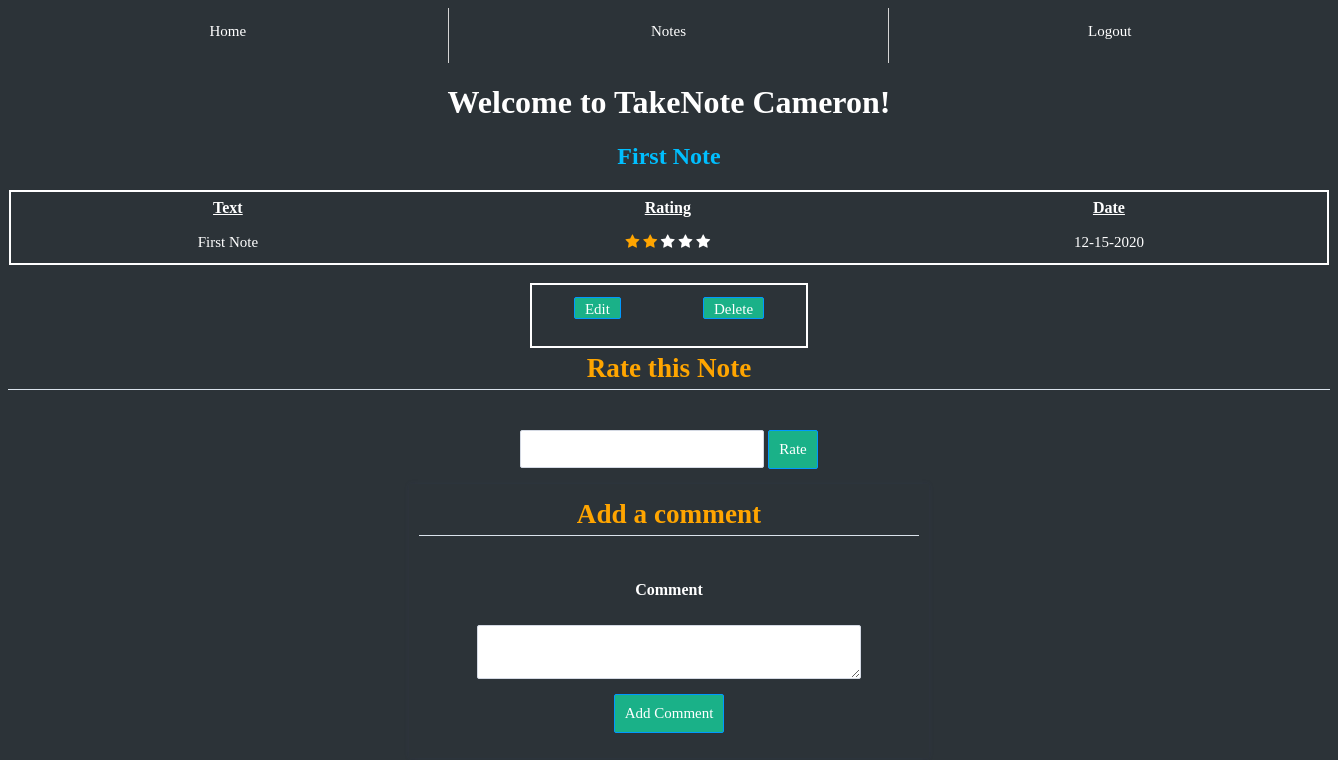
Before: /notes/1 (signed in) with the older database file.
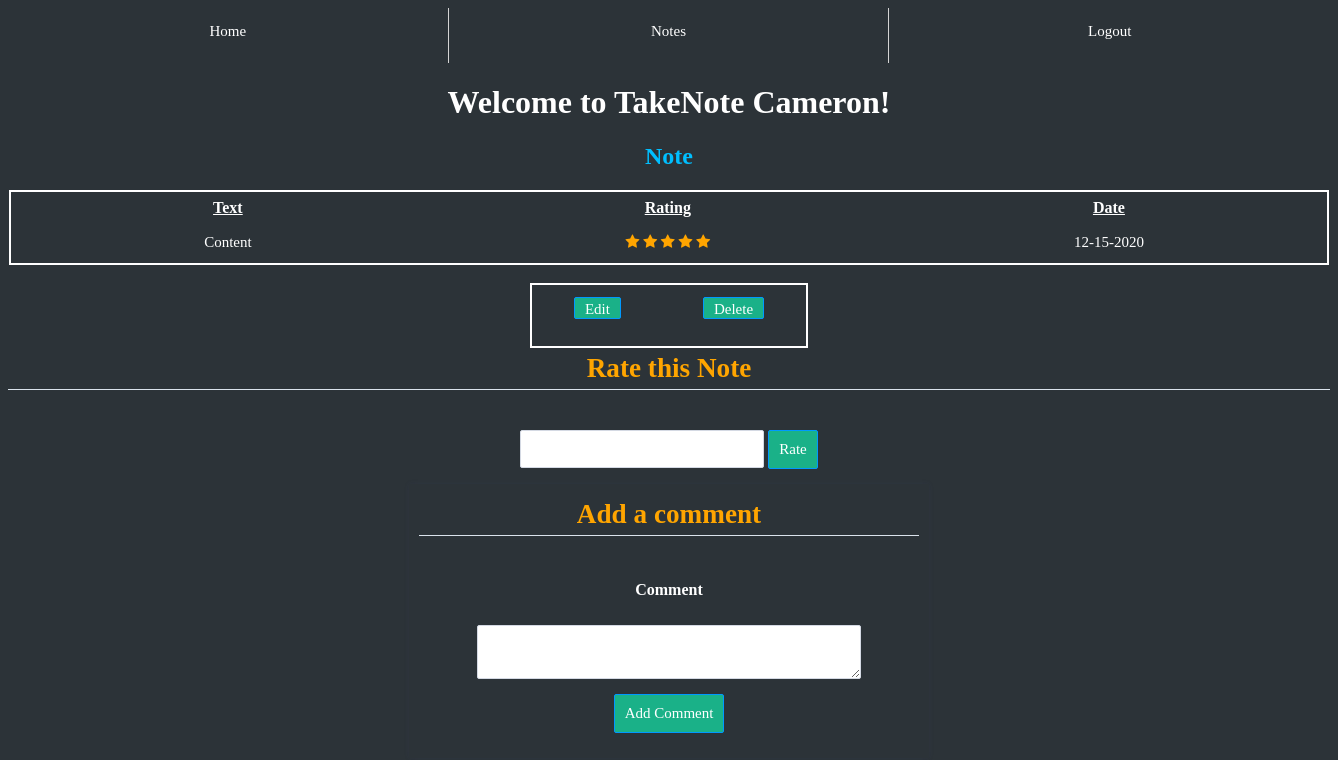
After: the same page with the newer database file.
### models.py (models this page shows, shortened)
class Note(db.Model):
    id = db.Column("id", db.Integer, primary_key=True)
    title = db.Column("title", db.String(200))
    text = db.Column("text", db.String(100))
    date = db.Column("date", db.String(50))
    user_id = db.Column(db.Integer, db.ForeignKey("user.id"), nullable=False)
    comments = db.relationship("Comment", backref="note", cascade="all, delete-orphan", lazy=True)
    rate = db.Column("rate", db.Integer)

### flask01.py (the view)
@app.route('/notes/<note_id>')
def get_note(note_id):
    if session.get('user'):
        my_note = db.session.query(Note).filter_by(id=note_id).one()
        form = CommentForm()
        return render_template('note.html', note = my_note, user = session['user'], form=form)
    else:
        return render_template('login')

### forms.py
class CommentForm(FlaskForm):
    class Meta:
        csrf = False
    comment = TextAreaField('Comment',validators=[Length(min=1)])
    submit = SubmitField('Add Comment')

### templates/note.html (shortened to what the changed rows need)
<!DOCTYPE html>
<html lang="en">
    <head>
        <link rel="stylesheet" href="{{ url_for('static', filename='main.css') }}">
        <link rel="stylesheet" href="{{ url_for('static', filename='forms.css') }}">
        <link rel="stylesheet" href="https://cdnjs.cloudflare.com/ajax/libs/font-awesome/4.7.0/css/font-awesome.min.css">
    </head>
    <body>
      <nav class="main-menu">
        <ul>
        </ul>
      </nav>
        <h1>Welcome to TakeNote {{user}}!</h1>
        <h2 style="color: #00BFFF;">{{note.title}}</h2>
        <div id="noteDetails">
            <table>
                <tr>
                    <th>Text</th>
                    <th>Rating</th>
                    <th>Date</th>
                </tr>
                <tr>
                    <td>{{ note.text }}</td>
                    <td>
                      {% if note.rate == 1 %}
                        <span class="fa fa-star checked"></span>
                        <span class="fa fa-star"></span>
                        <span class="fa fa-star"></span>
                        <span class="fa fa-star"></span>
                        <span class="fa fa-star"></span>
                      {% elif note.rate == 2 %}
                        <span class="fa fa-star checked"></span>
                        <span class="fa fa-star checked"></span>
                        <span class="fa fa-star"></span>
                        <span class="fa fa-star"></span>
                        <span class="fa fa-star"></span>
                      {% elif note.rate == 3 %}
                        <span class="fa fa-star checked"></span>
                        <span class="fa fa-star checked"></span>
                        <span class="fa fa-star checked"></span>
                        <span class="fa fa-star"></span>
                        <span class="fa fa-star"></span>
                      {% elif note.rate == 4 %}
                        <span class="fa fa-star checked"></span>
                        <span class="fa fa-star checked"></span>
                        <span class="fa fa-star checked"></span>
                        <span class="fa fa-star checked"></span>
                        <span class="fa fa-star"></span>
                      {% elif note.rate == 5 %}
                        <span class="fa fa-star checked"></span>
                        <span class="fa fa-star checked"></span>
                        <span class="fa fa-star checked"></span>
                        <span class="fa fa-star checked"></span>
                        <span class="fa fa-star checked"></span>
                      {% else %}
                        <span class="fa fa-star"></span>
                        <span class="fa fa-star"></span>
                        <span class="fa fa-star"></span>
                        <span class="fa fa-star"></span>
                        <span class="fa fa-star"></span>
                      {% endif %}
                    </td>
                    <td>{{ note.date }}</td>
                </tr>
            </table><br>
            <table>
            </table>
        </div>
        <form action="{{ url_for('rate_note', note_id=note.id) }}" method="post">
            <div>
                <h2 class="title">Rate this Note</h2>
            </div>
        </form>
        <form action="{{ url_for('new_comment', note_id=note.id) }}" method="post">
          <div class="formwrapper">
            <h2 class="title">Add a comment</h2>
          </div>
        </form>
    </body>
</html>

Changed rows visible on the page:
changed Note: title "First Note" → "Note"; text "First Note" → "Content"; rate 2 → 5 (drawn)
